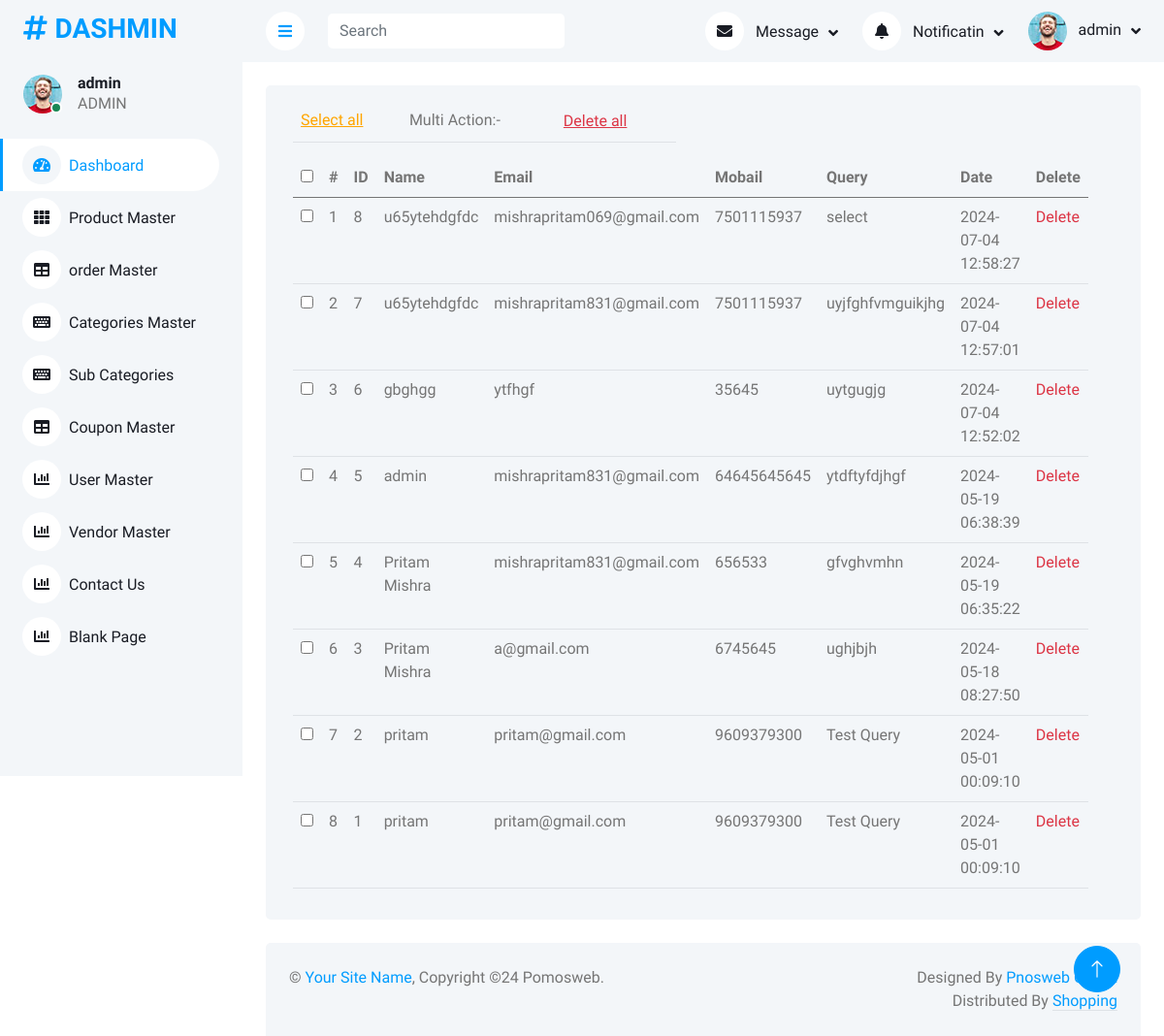
Before: /admin/contact.php (signed in) with the older database file.
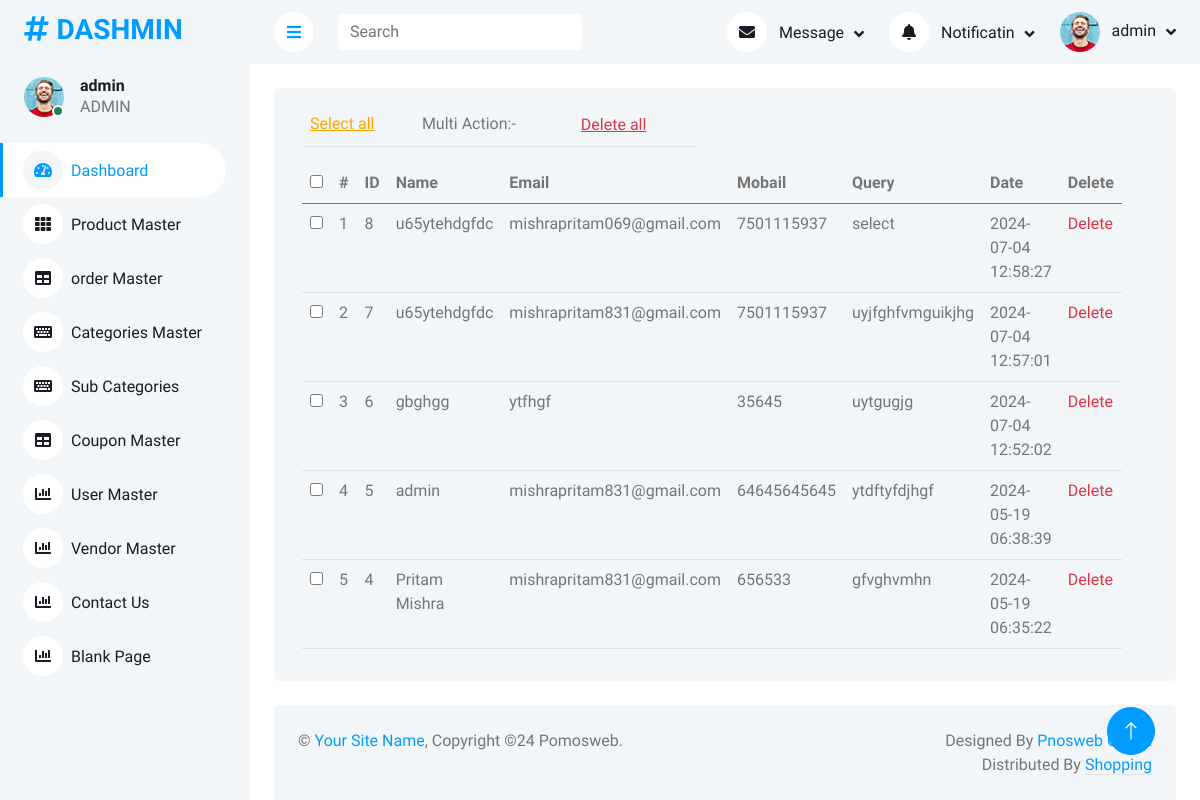
After: the same page with the newer database file.
### tables this page shows
CREATE TABLE `contact_us` (
  `id` int(11) NOT NULL,
  `name` varchar(255) NOT NULL,
  `email` varchar(75) NOT NULL,
  `mobail` varchar(15) NOT NULL,
  `comment` text NOT NULL,
  `added_on` datetime NOT NULL
);

### admin/contact.php (the view, shortened to what this page needs)
<?php
require_once("./inc/connection.inc.php");
$sql = "SELECT * FROM contact_us ORDER BY id DESC";
$result = mysqli_query($con, $sql);
include("./sideber.inc.php");
?>
</div>
<div class="content">
    <?php include("./top.inc.php") ?>
    <div class="container-fluid pt-4 px-4">
        <div class="row  bg-light rounded align-items-center  mx-0">
            <div class="col-md-6">
                <div class="card-body">
                    <div class="table-stats order-table ov-h">
                        <form action="" method="post">
                            <table class="table">
                                <tr>
                                    <td><label for="checkAll" class="multi_select ">Select all</label></td>
                                    <td>Multi Action:-</td>
                                    <td><input type="submit" name="de_submit" class="multi_select text-danger" value="Delete all" onclick="return confirm('Are you sure want to delete')"></td>
                                </tr>
                            </table>
                            <table class="table">
                                <thead>
                                    <tr>
                                        <th class="serial"><input type="checkbox" name="" id="checkAll"></th>
                                        <th class="serial">#</th>
                                        <th>ID</th>
                                        <th>Name</th>
                                        <th>Email</th>
                                        <th>Mobail</th>
                                        <th>Query</th>
                                        <th>Date</th>
                                        <th>Delete</th>
                                    </tr>
                                </thead>
                                <tbody>
                                    <?php
                                    $i = 1;
                                    while ($row = mysqli_fetch_assoc($result)) {
                                    ?>
                                        <tr>
                                            <th scope="row" class="table-data serial"><input type="checkbox" name="id[]" class="checkItem" id="" value='<?php echo $row["id"] ?>'></th>
                                            <td class="serial"><?php echo $i++ ?></td>
                                            <td><?php echo $row['id'] ?></td>
                                            <td><?php echo $row['name'] ?></td>
                                            <td><?php echo $row['email'] ?></td>
                                            <td><?php echo $row['mobail'] ?></td>
                                            <td><?php echo $row['comment'] ?></td>
                                            <td><?php echo $row['added_on'] ?></td>
                                            <td><?php
                                                echo "<a class='text-danger' href='?type=delete&id=" . $row['id'] . "'>Delete</a>";
                                                ?></td>
                                        </tr>
                                    <?php } ?>
                                </tbody>
                            </table>
                        </form>
                    </div>
                </div>
            </div>
        </div>
    </div>
    <?php include("./footer.inc.php") ?>

Changed rows visible on the page:
removed contact_us: id "3", name "Pritam Mishra", email "a@gmail.com", mobail "6745645", comment "ughjbjh", added_on "2024-05-18 08:27:50"
removed contact_us: id "2", name "pritam", email "pritam@gmail.com", mobail "9609379300", comment "Test Query", added_on "2024-05-01 00:09:10"
removed contact_us: id "1", name "pritam", email "pritam@gmail.com", mobail "9609379300", comment "Test Query", added_on "2024-05-01 00:09:10"
